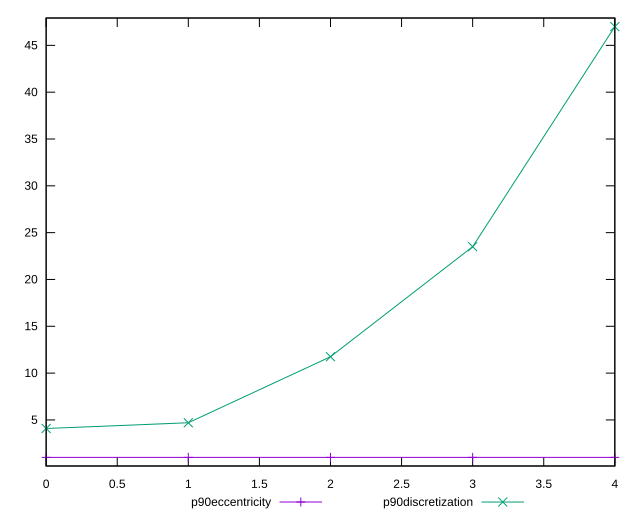

Write gnuplot code to recreate this figure.
reset

$p90Eccentricity <<EOF
0 0.9999999999999988
1 1
2 0.9999999999999979
3 1.0000000000000009
4 0.9999999999999982
EOF

$p90Discretization <<EOF
0 4.086956521739131
1 4.7
2 11.75
3 23.5
4 47
EOF

set key outside below
set xrange [0:4]
set yrange [0.07999999999999785:47.92]
set trange [0.07999999999999785:47.92]
set terminal svg size 640, 520 enhanced background rgb 'white'
set output "report_00026_2021-02-22T21:38:55.199Z/unused-javascript/progression/eccentricity.svg"

plot $p90Eccentricity title "p90eccentricity" with linespoints, \
     $p90Discretization title "p90discretization" with linespoints

reset
